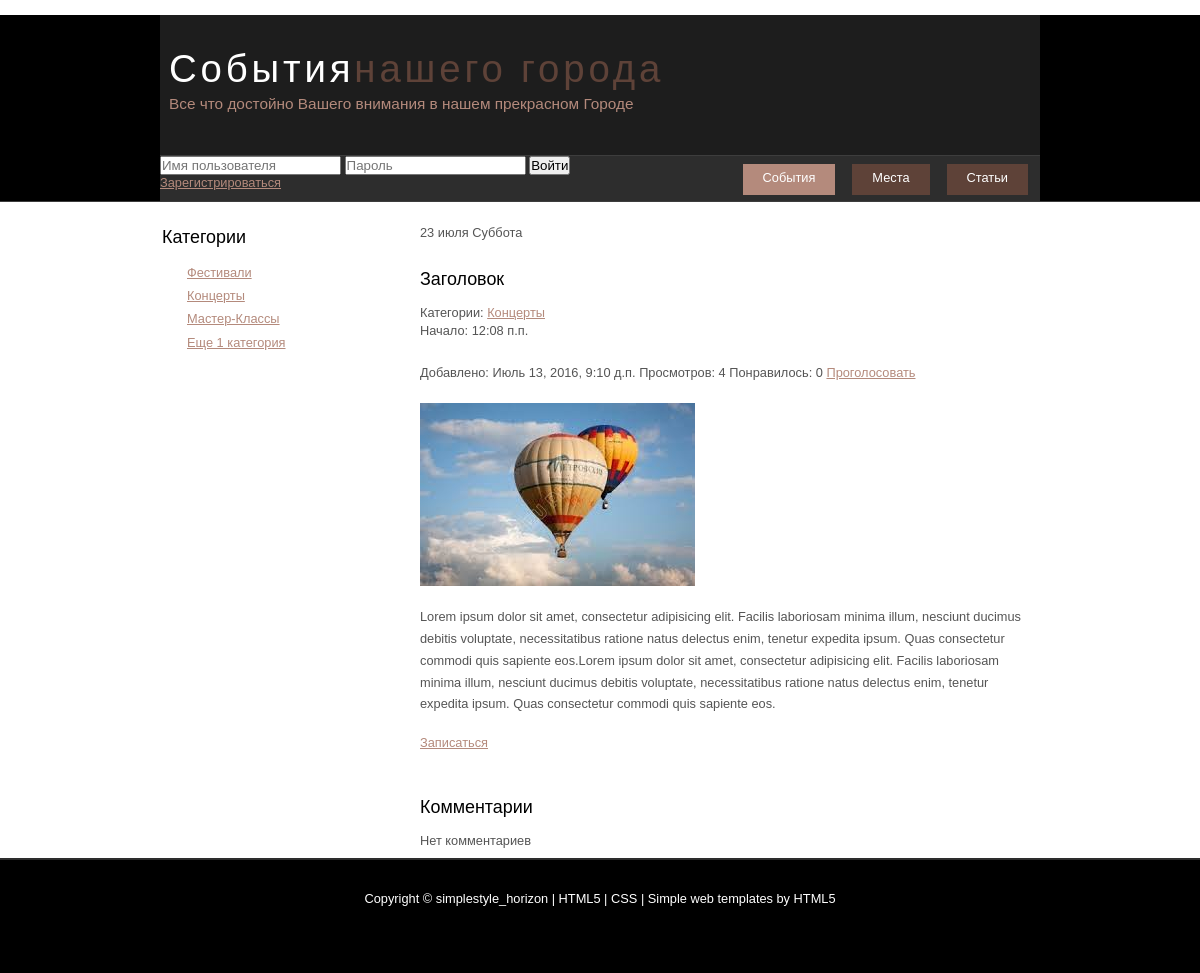
Before: /event/1 with the older database file.
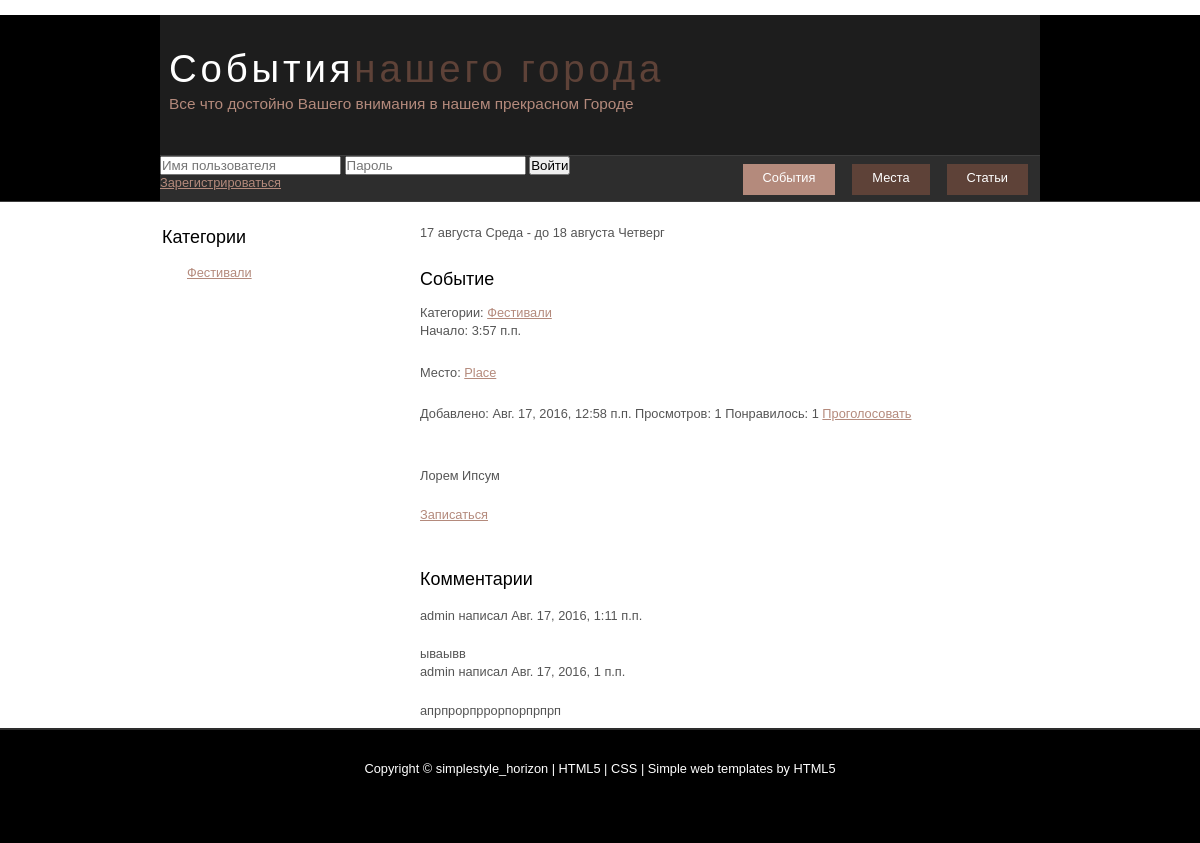
After: the same page with the newer database file.
### mainApp/models.py (models this page shows, shortened)
class CategoriesEvents(models.Model):
    title = models.CharField(verbose_name='Название категории', max_length=50, unique=True)

class CommonArticle(models.Model):
    title = models.CharField(verbose_name='Заголовок', max_length=255)
    content = models.TextField(verbose_name='Текст')
    added = models.DateTimeField(verbose_name='Дата публикации', auto_now_add=True)
    active = models.BooleanField(verbose_name='Видимость', default=True)
    likes = models.SmallIntegerField(verbose_name='Кол-во лайков', default=0)
    views = models.SmallIntegerField(verbose_name='Кол-во просмотров', default=0)
    images = models.ManyToManyField('Images', verbose_name='Картинки', default=None, blank=True)
    allow_comments = models.BooleanField(verbose_name='Возможность комментариев', default=True)
    author = models.ForeignKey(SiteUser)
    class Meta:
        abstract = True

class Event(CommonArticle):
    date_of_start = models.DateField(verbose_name='Дата начала')
    date_of_finish = models.DateField(verbose_name='Дата завершения', null=True, default=None, blank=True)
    time_of_start = models.TimeField(verbose_name='Время начала')
    time_of_finish = models.TimeField(verbose_name='Время завершения', null=True, default=None, blank=True)
    place = models.ForeignKey('Place', null=True, default=None, blank=True)
    category = models.ManyToManyField('CategoriesEvents', default=None, blank=True)
    need_registration = models.BooleanField(verbose_name='Возможность зарегистрироваться на событие', default=True)

class Images(models.Model):
    image = models.FileField()

class Place(models.Model):
    title = models.CharField(verbose_name='Название', max_length=255)
    content = models.TextField(verbose_name='Текст')
    adress = models.TextField(verbose_name='Адрес', max_length=255)
    site = models.ManyToManyField('Links', default=None, blank=True)
    email = models.ManyToManyField('Emails', default=None, blank=True)
    category = models.ManyToManyField('CategoriesPlaces', default=None, blank=True)

### comments/models.py (models this page shows)
class Comments(models.Model):
    content = models.TextField(verbose_name='Текст комментария', max_length=1024)
    added = models.DateTimeField(verbose_name='Текст комментария', auto_now_add=True)
    author = models.ForeignKey(SiteUser)
    subject_type = models.CharField(choices=COMMENTABLE_TYPES, max_length=20)
    subject_id = models.PositiveIntegerField(default=0)

### mainApp/views.py (the view)
# urls.py: url(r'^event/([0-9]+)$', show_event),
def show_event(request, event_id):
    output={}
    output['categories']=CategoriesEvents.objects.all()
    output['smth']=get_smth_by_id(request,'Event', event_id)
    output['comments']=show_comments('Event', event_id)
    return render(request,'event.html' , output)

### comments/views.py (called while the page is built)
def show_comments(modelname, subject):
    comments = Comments.objects.filter(subject_id=subject, subject_type=modelname).order_by('-added')
    return comments

### countViews/views.py (called while the page is built)
def check_views(request, modelname, id):
    ip = request.META['REMOTE_ADDR']
    key = modelname + id
    viewed = Viewed.objects.filter(ip=ip, material=key)
    if len(viewed) > 0:
        return False
    else:
        viewed = Viewed()
        viewed.ip = ip
        viewed.material = key
        viewed.save()
        return True

### mainApp/views.py (called while the page is built)
def get_smth_by_id(request,modelname, some_id):
    try:
        smth=MyModule.__dict__[modelname].objects.get(id=some_id)
    except:
        raise Http404
    if hasattr(smth, 'active') and smth.active==False:
        raise Http404
    if hasattr(smth, 'views') :
        if check_views(request, modelname, some_id):
            smth.views+=1
            smth.save()
    return smth

### templates/event.html (shortened to what this page needs)
﻿{%extends 'base.html' %}
{%load staticfiles %}
{%block menu1 %}
    selected
{%endblock %}
{%block right %}
    <div id="sidebar_container">
        <div class="sidebar">
            <h3>Категории</h3>
            <ul>
            {%for category in categories %}
               <li><a href="/events/bycat/{{category.id}}">{{category.title}}</a></li>
            {%endfor %}
            </ul>
        </div>
    </div>
{%endblock %}
{%block content %}
    <div class="instance">
        <p>{{smth.date_of_start|date:"d E l "}}
            {% if smth.date_of_finish %}
             - до {{smth.date_of_finish|date:"d E l "}}
            {% endif %}
        </p>
        <h3>{{smth.title}}</h3>
         Категории:
        {%for category in  smth.category.all %}
            <a href="/events/bycat/{{category.id}}">{{category.title}}</a>
        {%endfor %}
        <p>
            Начало: {{smth.time_of_start}}
        </p>
            {% if smth.place %}
             <p>
             Место: <a href="/place/{{smth.place.id}}">{{smth.place.title}}</a>
            </p>
            {%endif %}
             <p>
                 Добавлено: {{smth.added}}
                 Просмотров: {{smth.views}}
                 Понравилось: <span class="likes_count">{{smth.likes}}</span>
                 <a href="/" data-model="Event" data-id="{{smth.id}}" class="liker">Проголосовать</a>
            </p>
        <p>
            {%for image in smth.images.all %}
               <img src="{%static image.image.url%}">
            {% endfor %}
            </p>
        <p>
            {{smth.content}}
        </p>
<a href="/signto/{{smth.id}}">Записаться</a>
        <p>
            {% if smth.allow_comments %}
                {%include 'inc_comments_show.html' %}
            {%endif %}
    </div>
{%endblock %}

### templates/inc_comments_show.html
﻿ <h3>Комментарии</h3>
    {% for comment in comments %}
         <div>
            <p>{{comment.author}} написал {{comment.added}}</p>
                {{comment.content}}
         </div>
    {%empty %}
        Нет комментариев
    {%endfor %}

Changed rows visible on the page:
removed CategoriesEvents: title "Концерты"
removed CategoriesEvents: title "Мастер-Классы", shown under "Категории"
removed CategoriesEvents: title "Еще 1 категория", shown under "Категории"
removed Images: image (picture)
now on one of the page's lists (row unchanged): CategoriesEvents: title "Фестивали"
changed Event: date_of_start "23 июля Суббота" → "17 августа Среда"; date_of_finish (not shown) → "18 августа Четверг"; title "Заголовок" → "Событие"; time_of_start "12:08 п.п." → "3:57 п.п."; place_id empty → 1 (drawn); place (not shown) → "Place"; added "Июль 13, 2016, 9:10 д.п." → "Авг. 17, 2016, 12:58 п.п."; views "4" → "1"; likes "0" → "1"; content "Lorem ipsum dolor sit amet, consectetur adipisicing elit. Facilis laboriosam minima illum, nesciunt ducimus debitis voluptate, necessitatibus ratione natus delectus enim, tenetur expedita ipsum. Quas consectetur commodi quis sapiente eos.Lorem ipsum dolor sit amet, consectetur adipisicing elit. Facilis laboriosam minima illum, nesciunt ducimus debitis voluptate, necessitatibus ratione natus delectus enim, tenetur expedita ipsum. Quas consectetur commodi quis sapiente eos." → "Лорем Ипсум"
now on this page (row edited): Comments: author "admin", added "Авг. 17, 2016, 1:11 п.п.", content "ываывв"
now on this page (row edited): Comments: author "admin", added "Авг. 17, 2016, 1 п.п.", content "апрпрорпррорпорпрпрп"
Other visible differences:
text no longer shown: "Нет комментариев"
text now shown: "- до Место:"
